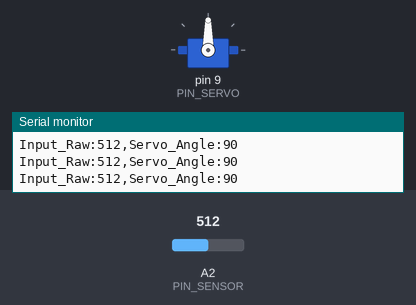
This sketch was run on a simulated Arduino Uno, built with avr-gcc and run on an emulated ATmega328P. Parts: servo, the last lines printed to the serial monitor. Inputs (shaded band) come from the test bench; at power-on: A2 (PIN_SENSOR) = 512.

Above: at 1.3 s.
1.4 s: A2 (PIN_SENSOR) set to 550
At 1.8 s:
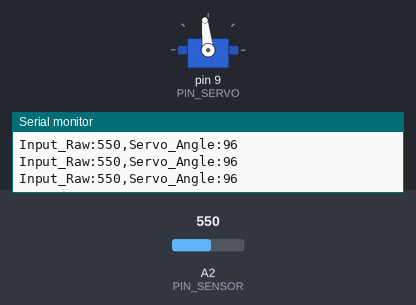
4.4 s: A2 (PIN_SENSOR) set to 584
At 5.2 s:
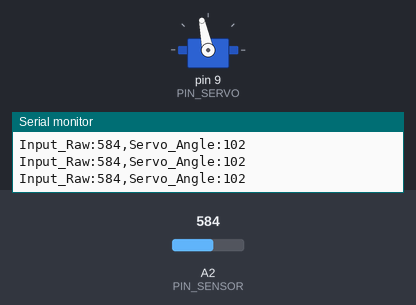
5.9 s: A2 (PIN_SENSOR) set to 991
At 6.9 s:
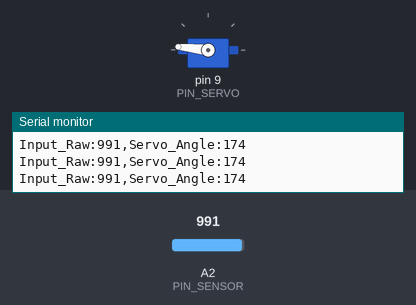
7.4 s: A2 (PIN_SENSOR) set to 1008
At 8.6 s:
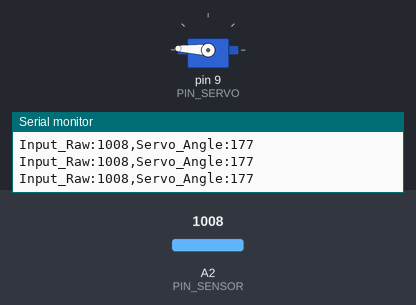
10.4 s: A2 (PIN_SENSOR) set to 900
At 10.7 s:
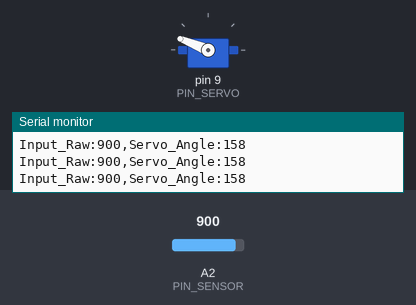
11.9 s: A2 (PIN_SENSOR) set to 306
At 12.4 s:
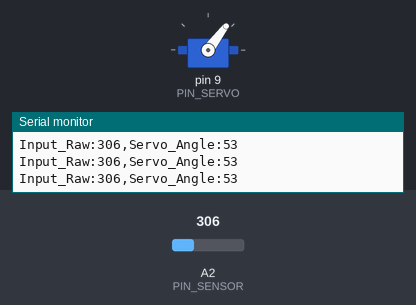
Timing chart, 0 to 14.4 s (numbered marks = the images above; inputs shaded):
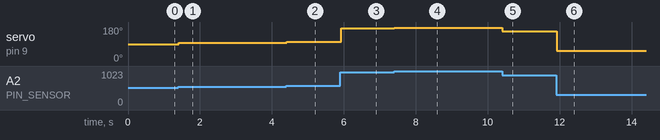

Measured:
- after the input at 1.4 s, servo on pin 9 (PIN_SERVO): 90° → 96° at once
- after the input at 4.4 s, servo on pin 9 (PIN_SERVO): 96° → 102° at once
- after the input at 5.9 s, servo on pin 9 (PIN_SERVO): 102° → 174° at once
- after the input at 7.4 s, servo on pin 9 (PIN_SERVO): 174° → 177° at once
- after the input at 10.4 s, servo on pin 9 (PIN_SERVO): 177° → 158° at once
- after the input at 11.9 s, servo on pin 9 (PIN_SERVO): 158° → 53° at once

The sketch:

sketch.ino
```cpp
/*
* ============================================================================
* PROJECT: Positional Servo Control (Feed-Forward Loop)
* ENGINEER: [Student Name]
* HARDWARE: Arduino Uno R4/R3 + Servo Motor (SG90)
* ============================================================================
* DESCRIPTION:
* This firmware implements a "feed-forward" control system for positional actuation.
* 1. SENSING: Samples an analog voltage divider (Potentiometer) via the ADC.
* 2. PROCESSING: Linearly interpolates the 10-bit input to an 180-degree output range.
* 3. ACTUATION: Uses the Servo library to move the servo to the desired angle.
*/
// --- 1. LIBRARY INCLUSION ---
// The Servo library provides high-level functions to control the servo motor.
// This abstracts away the low-level PWM pulse timing calculations.
#include <Servo.h>
// --- 2. HARDWARE ABSTRACTION LAYER (HAL) ---
// Define pin constants for the sensor input and actuator output.
const int PIN_SENSOR = A2; // Analog input from the potentiometer.
const int PIN_SERVO = 9; // Digital PWM pin connected to the servo signal wire.
// Create a Servo object instance. This object will represent the physical servo motor.
Servo myServo;
// --- 3. SYSTEM VARIABLES (Global State) ---
int rawSensorValue = 0; // Stores the raw digital representation of voltage (0 to 1023).
int servoAngle = 0; // Stores the calculated angle for the servo (0 to 180 degrees).
// --- 4. INITIALIZATION ROUTINE (void setup) ---
void setup() {
 // --- GPIO Configuration ---
 // Set the Potentiometer pin to High-Impedance Input mode.
 pinMode(PIN_SENSOR, INPUT);
 // Attach the Servo object to the physical PWM pin.
 // This initializes the hardware timer on pin 9 for servo control.
 myServo.attach(PIN_SERVO);
 // --- Telemetry Interface ---
 Serial.begin(9600);
 delay(100); // Wait for Serial to stabilize (Crucial for R4)
 Serial.println(">>> SYSTEM BOOT: Positional Control Active <<<");
}
// --- 5. MAIN CONTROL LOOP (void loop) ---
void loop() {
 // ------------------------------------------------------------------------------------
 // STEP A: DATA ACQUISITION (The Input Layer)
 // ------------------------------------------------------------------------------------
 // Read the analog voltage from the potentiometer (0V maps to 0, 5V maps to 1023).
 rawSensorValue = analogRead(PIN_SENSOR);
 // ------------------------------------------------------------------------------------
 // STEP B: SIGNAL PROCESSING (The Logic Layer)
 // ------------------------------------------------------------------------------------
 // We must convert the input domain (0-1023) to the output domain (0-180 degrees).
 // The map() function performs linear interpolation: y = mx + c.
 // Input Range: [rawSensorValue, 0, 1023] -> Output Range: [0, 180].
 servoAngle = map(rawSensorValue, 0, 1023, 0, 180);
 // ------------------------------------------------------------------------------------
 // STEP C: PHYSICAL ACTUATION (The Output Layer)
 // ------------------------------------------------------------------------------------
 // Command the servo to move to the calculated angle.
 // The Servo library translates 'servoAngle' into a precise PWM pulse width.
 myServo.write(servoAngle);
 // ------------------------------------------------------------------------------------
 // STEP D: TELEMETRY & VISUALIZATION
 // ------------------------------------------------------------------------------------
 // Format: "Label:Value, Label:Value" for Serial Plotter visualization.
 Serial.print("Input_Raw:");
 Serial.print(rawSensorValue);
 Serial.print(",");
 Serial.print("Servo_Angle:");
 Serial.println(servoAngle);
 // ------------------------------------------------------------------------------------
 // STEP E: TIMING CONTROL (Stability)
 // ------------------------------------------------------------------------------------
 // Pause for 20ms to allow the servo to move to position and prevent Serial buffer overflow.
 delay(20);
}
```
